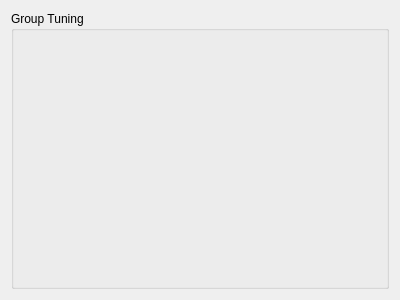
<?xml version="1.0" encoding="UTF-8"?>
<ui version="4.0">
 <class>GroupTuner</class>
 <widget class="QWidget" name="GroupTuner">
  <property name="geometry">
   <rect>
    <x>0</x>
    <y>0</y>
    <width>400</width>
    <height>300</height>
   </rect>
  </property>
  <property name="windowTitle">
   <string>Group Tuning</string>
  </property>
  <layout class="QVBoxLayout" name="verticalLayout">
   <item>
    <widget class="QGroupBox" name="groupBox">
     <property name="title">
      <string>Group Tuning</string>
     </property>
     <layout class="QVBoxLayout" name="verticalLayout_2">
      <item>
       <widget class="QStackedWidget" name="stack">
        <property name="sizePolicy">
         <sizepolicy hsizetype="Preferred" vsizetype="Fixed">
          <horstretch>0</horstretch>
          <verstretch>0</verstretch>
         </sizepolicy>
        </property>
       </widget>
      </item>
      <item>
       <spacer name="verticalSpacer">
        <property name="orientation">
         <enum>Qt::Vertical</enum>
        </property>
        <property name="sizeHint" stdset="0">
         <size>
          <width>20</width>
          <height>238</height>
         </size>
        </property>
       </spacer>
      </item>
     </layout>
    </widget>
   </item>
  </layout>
 </widget>
 <resources/>
 <connections/>
</ui>
